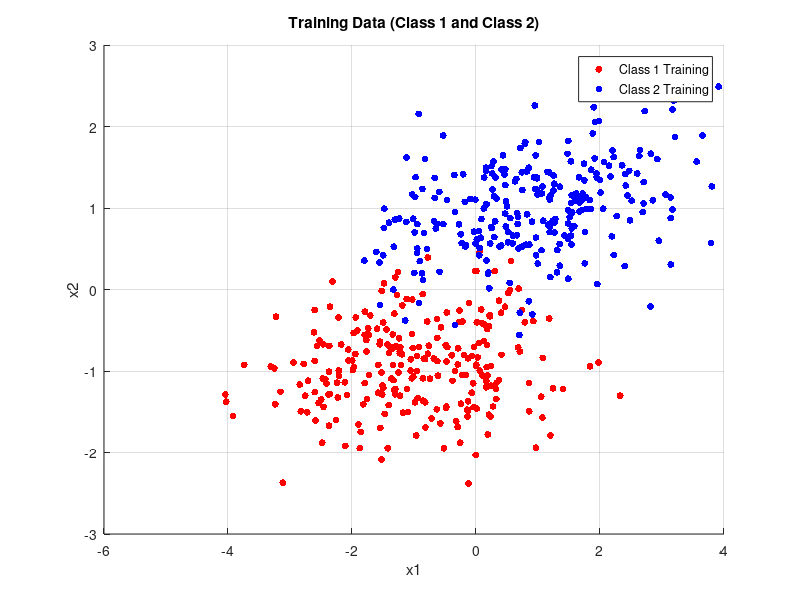
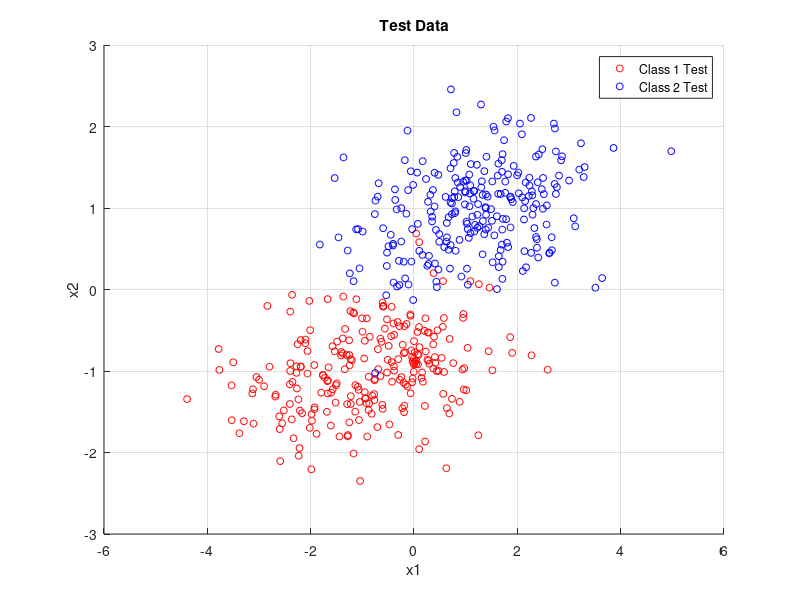
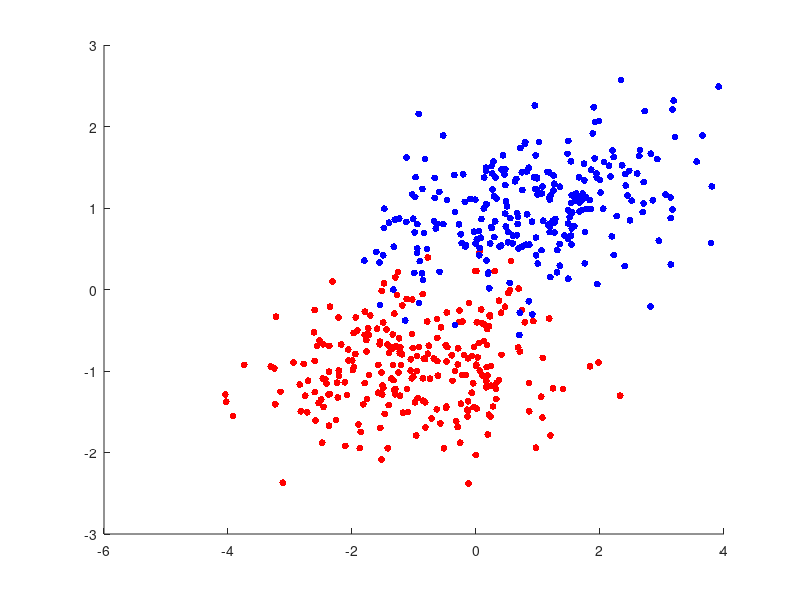

Reproduce these figures in MATLAB, in order. (Note: this script raises an error after producing the figures.)
%% Question 3 %% Minimum error-rate classifier
rng(55) % For reproducibility

% Mean vectors of classes
mu1     = [-1, -1]';
mu2     = [1, 1]';

% Covarience matrix 
sigma   = [1.4 .2; .2 .28];

% Generate sets
omega1  = mvnrnd(mu1,sigma,500);
omega2  = mvnrnd(mu2,sigma,500);

% % Split train-test sets
% omega1_train = omega1(1:250,:);
% omega1_test  = omega1(251:500,:);
% 
% omega2_train = omega2(1:250,:);
% omega2_test  = omega2(251:500,:);
% Randomly select 250 indices for training
indices1     = randperm(500, 250); % Randomly select 250 indices from 1 to 500
indices2     = randperm(500, 250); % For omega2 as well

% Split train-test sets using the random indices
omega1_train = omega1(indices1, :);
omega1_test  = omega1(setdiff(1:500, indices1), :); % Remaining points for testing
omega2_train = omega2(indices2, :);
omega2_test  = omega2(setdiff(1:500, indices2), :);

% Create a new figure for the plot
figure;

% Plot training data
scatter(omega1_train(:,1), omega1_train(:,2), 25, 'r', 'filled'); % Class 1 training data
hold on;
scatter(omega2_train(:,1), omega2_train(:,2), 25, 'b', 'filled'); % Class 2 training data
hold off;
title('Training Data (Class 1 and Class 2)');
xlabel('x1');
ylabel('x2');
legend('Class 1 Training', 'Class 2 Training');
grid on;

% Plot test data
figure;
scatter(omega1_test(:,1), omega1_test(:,2), 25, 'r', 'o'); % Class 1 test data
hold on
scatter(omega2_test(:,1), omega2_test(:,2), 25, 'b', 'o'); % Class 2 test data
hold off

title('Test Data');
xlabel('x1');
ylabel('x2');
legend( 'Class 1 Test', 'Class 2 Test');
grid on;

% mean of data %% BUARASI NASIL OLACAK DÜŞÜN TEST-TRAIN nasıl ayrılacak
% mu1_o = mean(omega1_train)';
% mu2_o = mean(omega2_train)';

% Decision boundary from eq REFF 
n   = (mu1 - mu2)'; % normal of the boundary line
x0  = (mu1 + mu2)/2; 

% Decision boundary function
decision_boundary  = @(x1, x2) n * inv(sigma) * ([x1; x2] - x0);

% Classification and Error Calculation for Train Data
train_data           = [omega1_train; omega2_train];
train_labels         = [ones(250, 1); 2 * ones(250, 1)]; % 1 for class 1, 2 for class 2
predicted_labels1     = zeros(size(train_labels));

for i = 1:length(train_data)
    x = train_data(i, :)';
    if decision_boundary(x(1), x(2)) > 0
        predicted_labels1(i) = 1; % Assign to class 1
    else
        predicted_labels1(i) = 2; % Assign to class 2
    end
end

% Calculate error rate
error_rate1 = sum(predicted_labels1 ~= train_labels) / length(train_labels);
fprintf('Error Rate for Train Data: %.2f%%\n', error_rate1 * 100);

% Classification and Error Calculation for Test Data
test_data           = [omega1_test; omega2_test];
test_labels         = [ones(250, 1); 2 * ones(250, 1)]; % 1 for class 1, 2 for class 2
predicted_labels    = zeros(size(test_labels));

for i = 1:length(test_data)
    x = test_data(i, :)';
    if decision_boundary(x(1), x(2)) > 0
        predicted_labels(i) = 1; % Assign to class 1
    else
        predicted_labels(i) = 2; % Assign to class 2
    end
end

% Calculate error rate
error_rate = sum(predicted_labels ~= test_labels) / length(test_labels);
fprintf('Error Rate for Test Data: %.2f%%\n', error_rate * 100);

% Plot decision boundary on the train data
figure;
scatter(omega1_train(:, 1), omega1_train(:, 2), 25, 'r', 'filled'); % Class 1 test data
hold on;
scatter(omega2_train(:, 1), omega2_train(:, 2), 25, 'b', 'filled'); % Class 2 test data
fimplicit(@(x1, x2) decision_boundary(x1, x2), [-4 4 -4 4], 'k', 'LineWidth', 1.5);
hold off;

title(sprintf('Train Data with Decision Boundary (Error Rate: %.2f%%)', error_rate1 * 100));
xlabel('x1');
ylabel('x2');
legend('Class 1 Train', 'Class 2 Train', 'Decision Boundary');
grid on;

% Plot decision boundary on the test data
figure;
scatter(omega1_test(:, 1), omega1_test(:, 2), 25, 'r', 'o'); % Class 1 test data
hold on;
scatter(omega2_test(:, 1), omega2_test(:, 2), 25, 'b', 'o'); % Class 2 test data
fimplicit(@(x1, x2) decision_boundary(x1, x2), [-4 4 -4 4], 'k', 'LineWidth', 1.5);
hold off;

title(sprintf('Train Data with Decision Boundary (Error Rate: %.2f%%)', error_rate * 100));
xlabel('x1');
ylabel('x2');
legend('Class 1 Test', 'Class 2 Test', 'Decision Boundary');
grid on;

%% Question 3 iii)

% Maximum Likelihood estimator
N1              = size(omega1_train,1);
N2              = size(omega2_train,1);

mu1_estimator   = sum(omega1_train,1)/N1;
mu2_estimator   = sum(omega2_train,1)/N2;

% Initialize outer product

outer_product1 = zeros(size(2, 2));  % Initialize to the correct size

for i=1:N1
    outer_product1 = outer_product1 + (omega1_train(i,:)' - mu1_estimator')*(transpose(omega1_train(i,:)' - mu1_estimator'));
end

varience_estimator1 = outer_product1/N1;

outer_product2 = zeros(size(2, 2));  % Initialize to the correct size

for i=1:N2
    outer_product2  = outer_product2 + (omega2_train(i,:)' - mu2_estimator')*(transpose(omega2_train(i,:)' - mu2_estimator'));
end

varience_estimator2 = outer_product2/N2;

% Decision boundary from eq REFF 
n_2   = (mu1_estimator - mu2_estimator); % normal of the boundary line
x0_2  = (mu1_estimator + mu2_estimator)'/2; 

% Decision boundary function
decision_boundary_2  = @(x1_2, x2_2) n_2 * inv(varience_estimator1) * ([x1_2; x2_2] - x0_2);

% Classification and Error Calculation for Train Data
train_data_2           = [omega1_train; omega2_train];
train_labels_2         = [ones(250, 1); 2 * ones(250, 1)]; % 1 for class 1, 2 for class 2
predicted_labels1_2     = zeros(size(train_labels));

for i = 1:length(train_data_2)
    x = train_data_2(i, :)';
    if decision_boundary_2(x(1), x(2)) > 0
        predicted_labels1_2(i) = 1; % Assign to class 1
    else
        predicted_labels1_2(i) = 2; % Assign to class 2
    end
end

% Calculate error rate
error_rate1_2 = sum(predicted_labels1_2 ~= train_labels_2) / length(train_labels_2);
fprintf('Error Rate for Train Data ML: %.2f%%\n', error_rate1_2 * 100);

% Classification and Error Calculation for Test Data
test_data_2           = [omega1_test; omega2_test];
test_labels_2         = [ones(250, 1); 2 * ones(250, 1)]; % 1 for class 1, 2 for class 2
predicted_labels_2    = zeros(size(test_labels));

for i = 1:length(test_data_2)
    x = test_data_2(i, :)';
    if decision_boundary_2(x(1), x(2)) > 0
        predicted_labels_2(i) = 1; % Assign to class 1
    else
        predicted_labels_2(i) = 2; % Assign to class 2
    end
end

% Calculate error rate
error_rate_2 = sum(predicted_labels_2 ~= test_labels_2) / length(test_labels_2);
fprintf('Error Rate for Test Data ML: %.2f%%\n', error_rate_2 * 100);

% Plot decision boundary on the train data
figure;
scatter(omega1_train(:, 1), omega1_train(:, 2), 25, 'r', 'filled'); % Class 1 test data
hold on;
scatter(omega2_train(:, 1), omega2_train(:, 2), 25, 'b', 'filled'); % Class 2 test data
fimplicit(@(x1_2, x2_2) decision_boundary_2(x1_2, x2_2), [-4 4 -4 4], 'k', 'LineWidth', 1.5);
hold off;

title(sprintf('Train Data with Decision Boundary ML (Error Rate: %.2f%%)', error_rate1_2 * 100));
xlabel('x1');
ylabel('x2');
legend('Class 1 Train', 'Class 2 Train', 'Decision Boundary');
grid on;

% Plot decision boundary on the test data
figure;
scatter(omega1_test(:, 1), omega1_test(:, 2), 25, 'r', 'o'); % Class 1 test data
hold on;
scatter(omega2_test(:, 1), omega2_test(:, 2), 25, 'b', 'o'); % Class 2 test data
fimplicit(@(x1_2, x2_2) decision_boundary_2(x1_2, x2_2), [-4 4 -4 4], 'k', 'LineWidth', 1.5);
hold off;

title(sprintf('Test Data with Decision Boundary ML (Error Rate: %.2f%%)', error_rate_2 * 100));
xlabel('x1');
ylabel('x2');
legend('Class 1 Test', 'Class 2 Test', 'Decision Boundary');
grid on;
